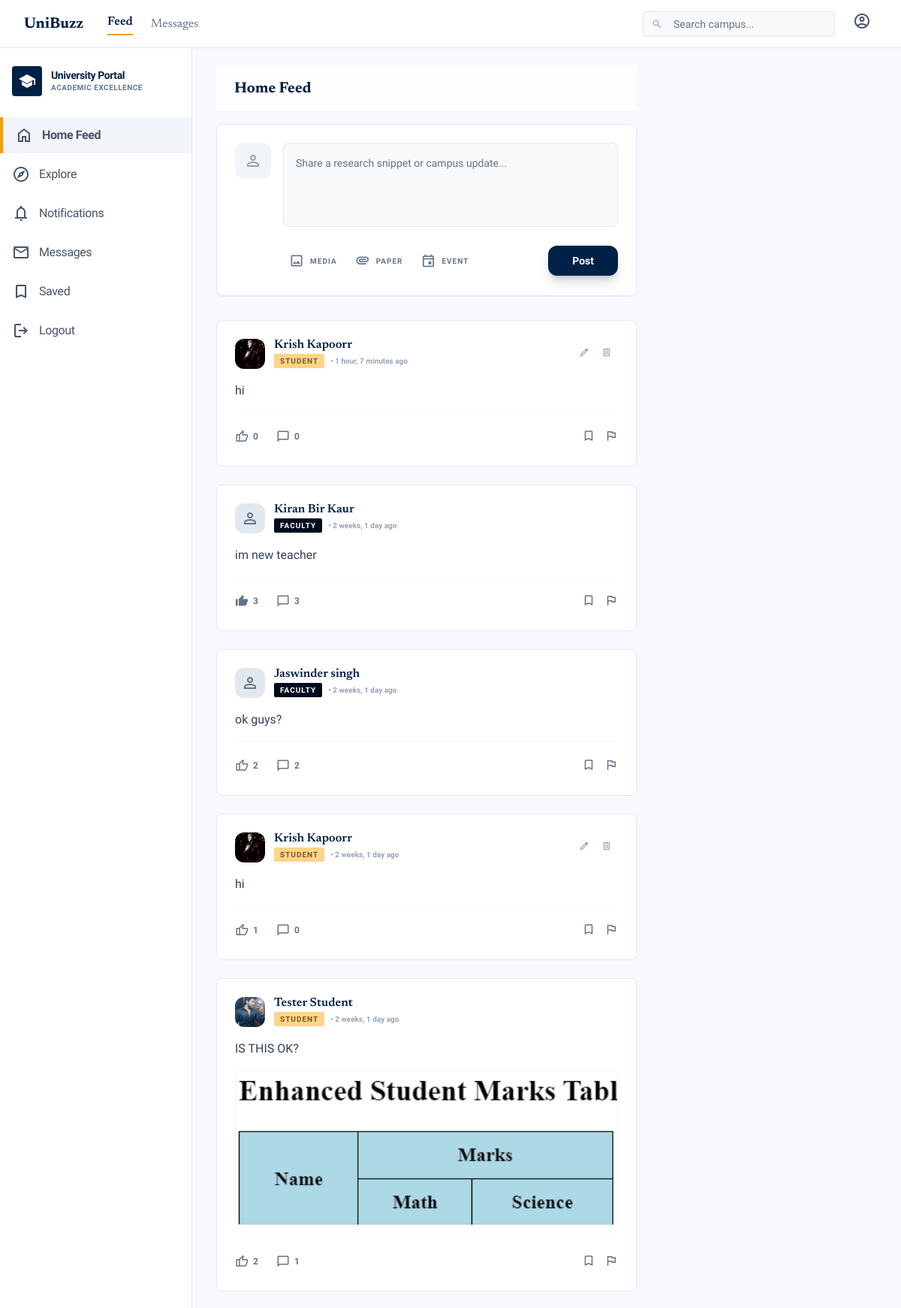
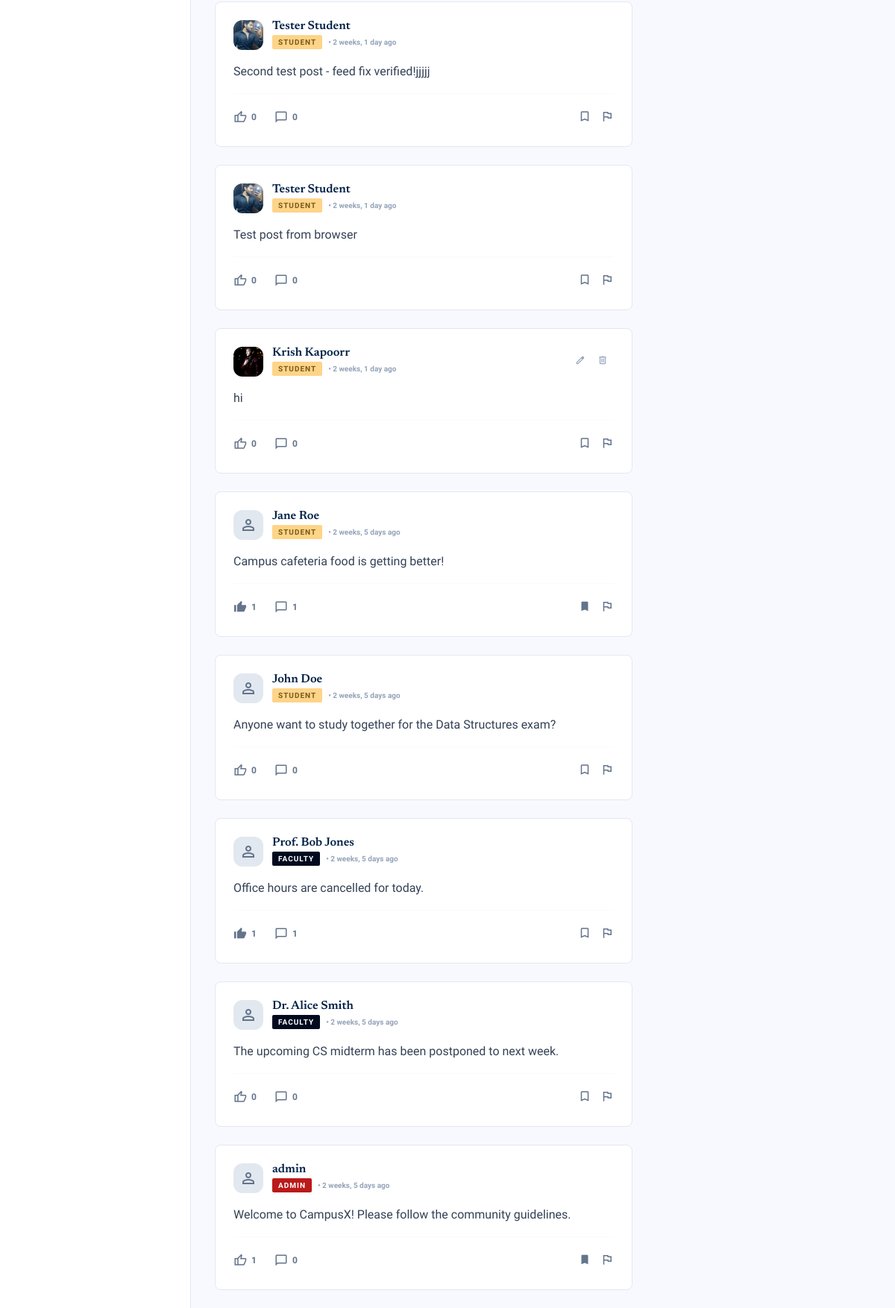
/student/feed/ (signed in), run on the app's committed database (2 pictures, top to bottom).
### posts/models.py (models this page shows)
class Post(models.Model):
    id = models.AutoField(primary_key=True)
    content = models.TextField()
    image = models.ImageField(upload_to='posts/', blank=True, null=True)
    author_role = models.CharField(max_length=10, choices=ROLE_CHOICES)
    author_id = models.PositiveIntegerField()
    created_at = models.DateTimeField(auto_now_add=True)
    is_pinned = models.BooleanField(default=False)
    pin_expires_at = models.DateTimeField(blank=True, null=True)
    def is_pin_active(self):
        if self.is_pinned and self.pin_expires_at:
            return timezone.now() < self.pin_expires_at
        return False

### students/models.py (models this page shows, shortened)
class StudentUser(models.Model):
    id = models.AutoField(primary_key=True)
    roll_number = models.CharField(unique=True, max_length=20)
    name = models.CharField(max_length=100)
    email = models.EmailField(unique=True)
    password = models.CharField(max_length=255)
    profile_pic = models.ImageField(upload_to='students/profile_pics/', blank=True, null=True)
    bio = models.TextField(blank=True)
    is_blocked = models.BooleanField(default=False)
    created_at = models.DateTimeField(auto_now_add=True)

### teachers/models.py (models this page shows, shortened)
class TeacherUser(models.Model):
    id = models.AutoField(primary_key=True)
    employee_id = models.CharField(unique=True, max_length=20)
    name = models.CharField(max_length=100)
    email = models.EmailField(unique=True)
    password = models.CharField(max_length=255)
    profile_pic = models.ImageField(upload_to='teachers/profile_pics/', blank=True, null=True)
    department = models.CharField(max_length=100)
    is_blocked = models.BooleanField(default=False)
    created_at = models.DateTimeField(auto_now_add=True)

### admin_panel/models.py (models this page shows, shortened)
class AdminUser(models.Model):
    id = models.AutoField(primary_key=True)
    username = models.CharField(unique=True, max_length=50)
    email = models.EmailField(unique=True)
    password = models.CharField(max_length=255)
    profile_pic = models.ImageField(upload_to='admin/profile_pics/', blank=True, null=True)
    created_at = models.DateTimeField(auto_now_add=True)

### students/views.py (the view)
# urls.py: path('feed/', views.feed_view, name='student_feed'),
@student_required
def feed_view(request):
    student_id = request.session['student_id']
    following_ids = Follow.objects.filter(follower_id=student_id).values_list('following_id', flat=True)
    posts_qs = Post.objects.filter(
        Q(author_role='student', author_id=student_id) |
        Q(author_role='student', author_id__in=following_ids) |
        Q(author_role='teacher') |
        Q(author_role='admin')
    ).order_by('-created_at')
    all_posts = get_annotated_posts(posts_qs, 'student', student_id)
    pinned_posts = [p for p in all_posts if p.is_pin_active()]
    regular_posts = [p for p in all_posts if not p.is_pin_active()]
    final_feed = pinned_posts + regular_posts
    return render(request, 'students/feed.html', {'posts': final_feed})

### templates/students/feed.html (shortened to what this page needs)
{% extends 'base.html' %}
{% block content %}
<div class="sticky top-16 bg-white/80 backdrop-blur-md border-b border-slate-100 px-6 py-4 z-40">
    <h2 class="font-serif text-xl font-bold text-primary-container">Home Feed</h2>
</div>
<section class="bg-white border border-slate-200 p-6 rounded-xl shadow-sm mb-8 mt-4">
    <form action="{% url 'student_post_create' %}" method="post" enctype="multipart/form-data">
        <div class="flex gap-4">
            <div class="w-12 h-12 rounded-full bg-slate-100 flex-shrink-0 overflow-hidden flex items-center justify-center">
                <span class="material-symbols-outlined text-slate-400">person</span>
            </div>
            <div class="flex-1">
                <textarea name="content" class="w-full bg-slate-50 border border-slate-200 rounded-xl p-4 text-sm focus:outline-none focus:ring-1 focus:ring-primary-container resize-none h-28 font-sans" placeholder="Share a research snippet or campus update..." required></textarea>
                <div class="flex justify-between items-center mt-4">
                    <div class="flex gap-2">
                        <label for="image-upload" class="p-2 text-slate-500 hover:bg-slate-50 rounded-lg flex items-center gap-2 cursor-pointer transition-colors group">
                            <span class="material-symbols-outlined text-xl group-hover:text-primary transition-colors">image</span>
                            <span class="text-[10px] font-bold uppercase tracking-widest">Media</span>
                        </label>
                        <button type="button" class="p-2 text-slate-500 hover:bg-slate-50 rounded-lg flex items-center gap-2 transition-colors group">
                            <span class="material-symbols-outlined text-xl group-hover:text-primary transition-colors">attachment</span>
                            <span class="text-[10px] font-bold uppercase tracking-widest">Paper</span>
                        </button>
                        <button type="button" class="p-2 text-slate-500 hover:bg-slate-50 rounded-lg flex items-center gap-2 transition-colors group">
                            <span class="material-symbols-outlined text-xl group-hover:text-primary transition-colors">event</span>
                            <span class="text-[10px] font-bold uppercase tracking-widest">Event</span>
                        </button>
                    </div>
                    <button type="submit" class="px-8 py-2.5 bg-primary-container text-white font-bold rounded-full hover:opacity-90 transition-opacity shadow-lg shadow-primary-container/20 text-sm">Post</button>
                </div>
            </div>
        </div>
    </form>
</section>
<div class="space-y-6">
    {% for post in posts %}
        {% include 'includes/post_card.html' with post=post %}
    {% endfor %}
</div>
{% endblock %}

### templates/includes/post_card.html (shortened to what this page needs)
{% load static %}
<article
    class="bg-white border border-slate-200 rounded-xl overflow-hidden transition-all hover:shadow-[0px_4px_12px_rgba(0,33,71,0.08)] mb-6"
    id="post-{{ post.id }}">
    <div class="p-4 md:p-6">
        <div class="flex justify-between items-start mb-4">
            <div class="flex gap-3">
                <div class="w-10 h-10 rounded-full bg-slate-100 overflow-hidden flex-shrink-0">
                    {% if post.author_pic_url %}
                    <img src="{{ post.author_pic_url }}" class="w-full h-full object-cover"
                        alt="{{ post.author_name }}">
                    {% else %}
                    <div class="w-full h-full flex items-center justify-center bg-slate-200 text-slate-500">
                        <span class="material-symbols-outlined">person</span>
                    </div>
                    {% endif %}
                </div>
                <div>
                    <h3 class="font-serif text-primary-container font-semibold leading-none mb-1">{{ post.author_name }}
                    </h3>
                    <div class="flex items-center gap-2">
                        {% if post.author_role == 'admin' %}
                        <span
                            class="px-2 py-0.5 bg-error text-white text-[10px] font-bold rounded uppercase tracking-widest">Admin</span>
                        {% elif post.author_role == 'teacher' %}
                        <span
                            class="px-2 py-0.5 bg-primary text-white text-[10px] font-bold rounded uppercase tracking-widest">Faculty</span>
                        {% else %}
                        <span
                            class="px-2 py-0.5 bg-secondary-container text-on-secondary-container text-[10px] font-bold rounded uppercase tracking-widest">Student</span>
                        {% endif %}
                        <span class="text-[10px] text-slate-400 font-semibold">• {{ post.created_at|timesince }}
                            ago</span>
                    </div>
                </div>
            </div>
            <div class="flex gap-2">
                <div class="flex">
                    {% if request.session.role == 'admin' %}
                    <a href="{% url 'admin_post_edit' post.id %}"
                        class="p-2 text-slate-400 hover:text-primary transition-colors"><span
                            class="material-symbols-outlined text-sm">edit</span></a>
                    <a href="{% url 'admin_post_delete' post.id %}"
                        class="p-2 text-slate-400 hover:text-error transition-colors"><span
                            class="material-symbols-outlined text-sm">delete</span></a>
                    {% elif request.session.role == 'student' and post.author_role == 'student' and post.author_id == request.session.student_id %}
                    <a href="{% url 'student_post_edit' post.id %}"
                        class="p-2 text-slate-400 hover:text-primary transition-colors"><span
                            class="material-symbols-outlined text-sm">edit</span></a>
                    <a href="{% url 'student_post_delete' post.id %}"
                        class="p-2 text-slate-400 hover:text-error transition-colors"><span
                            class="material-symbols-outlined text-sm">delete</span></a>
                    {% endif %}
                </div>
            </div>
        </div>
        {% if request.session.role == 'student' %}
        <a href="{% url 'student_post_detail' post.id %}" class="block group">
            {% elif request.session.role == 'teacher' %}
            <a href="{% url 'teacher_post_detail' post.id %}" class="block group">
                {% elif request.session.role == 'admin' %}
                <a href="{% url 'admin_post_detail' post.id %}" class="block group">
                    {% endif %}
                    <p class="text-slate-700 leading-relaxed mb-4 whitespace-pre-wrap">{{ post.content }}</p>
                    {% if post.image %}
                    <div class="rounded-xl overflow-hidden mb-4 border border-slate-100 bg-slate-50 max-h-96 flex items-center justify-center">
                        <img src="{{ post.image.url }}"
                            class="w-full max-h-96 object-contain group-hover:scale-[1.01] transition-transform duration-300"
                            alt="Post content"
                            onerror="this.parentElement.style.display='none'">
                    </div>
                    {% endif %}
                </a>
                <div class="flex items-center justify-between pt-4 border-t border-slate-50">
                    <div class="flex gap-4 md:gap-6">
                        <div class="relative" id="reaction-wrapper-{{ post.id }}">
                            <button
                                class="flex items-center gap-1.5 text-slate-500 hover:text-primary-container transition-colors {% if post.is_liked %}text-primary{% endif %}"
                                id="like-btn-{{ post.id }}"
                                data-url="{% if request.session.role == 'student' %}{% url 'student_like' post.id %}{% elif request.session.role == 'teacher' %}{% url 'teacher_like' post.id %}{% else %}{% url 'admin_like' post.id %}{% endif %}"
                                onclick="toggleReactionPicker({{ post.id }})">
                                <span class="material-symbols-outlined text-lg" id="reaction-icon-{{ post.id }}" {% if post.is_liked %}style="font-variation-settings: 'FILL' 1" {% endif %}>thumb_up</span>
                                <span class="text-xs font-bold font-sans" id="like-count-{{ post.id }}">{{ post.like_count }}</span>
                            </button>
                        </div>
                        <button
                            class="flex items-center gap-1.5 text-slate-500 hover:text-primary-container transition-colors"
                            onclick="document.getElementById('comments-{{ post.id }}').classList.toggle('hidden')">
                            <span class="material-symbols-outlined text-lg">chat_bubble</span>
                            <span class="text-xs font-bold font-sans">{{ post.comment_count }}</span>
                        </button>
                    </div>
                    <div class="flex gap-3">
                        {% if request.session.role == 'student' or request.session.role == 'teacher' %}
                        <button
                            class="text-slate-500 hover:text-amber-600 transition-colors {% if post.is_saved %}text-amber-600{% endif %}"
                            id="save-btn-{{ post.id }}"
                            data-url="{% if request.session.role == 'student' %}{% url 'student_save_post' post.id %}{% else %}{% url 'teacher_save_post' post.id %}{% endif %}"
                            onclick="toggleSave({{ post.id }})">
                            <span class="material-symbols-outlined text-lg"
                                    {% if post.is_saved %}
                                  style="font-variation-settings: 'FILL' 1" {% endif %}> bookmark</span>
                        </button>
                        <button class="text-slate-500 hover:text-error transition-colors"
                            onclick="openReportModal({{ post.id }})">
                            <span class="material-symbols-outlined text-lg">flag</span>
                        </button>
                        {% endif %}
                    </div>
                </div>
    </div>
</article>

### templates/base.html (style rules this page uses)
.material-symbols-outlined { font-variation-settings: 'FILL' 0, 'wght' 400, 'GRAD' 0, 'opsz' 24; }
body { background-color: #f8f9ff; }

### data on the page
Post: author_name "Krish Kapoorr", author_role "STUDENT", created_at "1 hour, 7 minutes", content "hi", like_count "0", comment_count "0"
Post: author_name "Kiran Bir Kaur", author_role "FACULTY", created_at "2 weeks, 1 day", content "im new teacher", like_count "3", comment_count "3"
Post: author_name "Jaswinder singh", author_role "FACULTY", created_at "2 weeks, 1 day", content "ok guys?", like_count "2", comment_count "2"
Post: author_name "Krish Kapoorr", author_role "STUDENT", created_at "2 weeks, 1 day", content "hi", like_count "1", comment_count "0"
Post: author_name "Tester Student", author_role "STUDENT", created_at "2 weeks, 1 day", content "IS THIS OK?", image (picture), like_count "2", comment_count "1"
Post: author_name "Tester Student", author_role "STUDENT", created_at "2 weeks, 1 day", content "Second test post - feed fix verified!jjjjj", like_count "0", comment_count "0"
Post: author_name "Tester Student", author_role "STUDENT", created_at "2 weeks, 1 day", content "Test post from browser", like_count "0", comment_count "0"
Post: author_name "Krish Kapoorr", author_role "STUDENT", created_at "2 weeks, 1 day", content "hi", like_count "0", comment_count "0"
Post: author_name "Jane Roe", author_role "STUDENT", created_at "2 weeks, 5 days", content "Campus cafeteria food is getting better!", like_count "1", comment_count "1"
Post: author_name "John Doe", author_role "STUDENT", created_at "2 weeks, 5 days", content "Anyone want to study together for the Data Structures exam?", like_count "0", comment_count "0"
Post: author_name "Prof. Bob Jones", author_role "FACULTY", created_at "2 weeks, 5 days", content "Office hours are cancelled for today.", like_count "1", comment_count "1"
Post: author_name "Dr. Alice Smith", author_role "FACULTY", created_at "2 weeks, 5 days", content "The upcoming CS midterm has been postponed to next week.", like_count "0", comment_count "0"
Post: author_name "admin", author_role "ADMIN", created_at "2 weeks, 5 days", content "Welcome to CampusX! Please follow the community guidelines.", like_count "1", comment_count "0"
